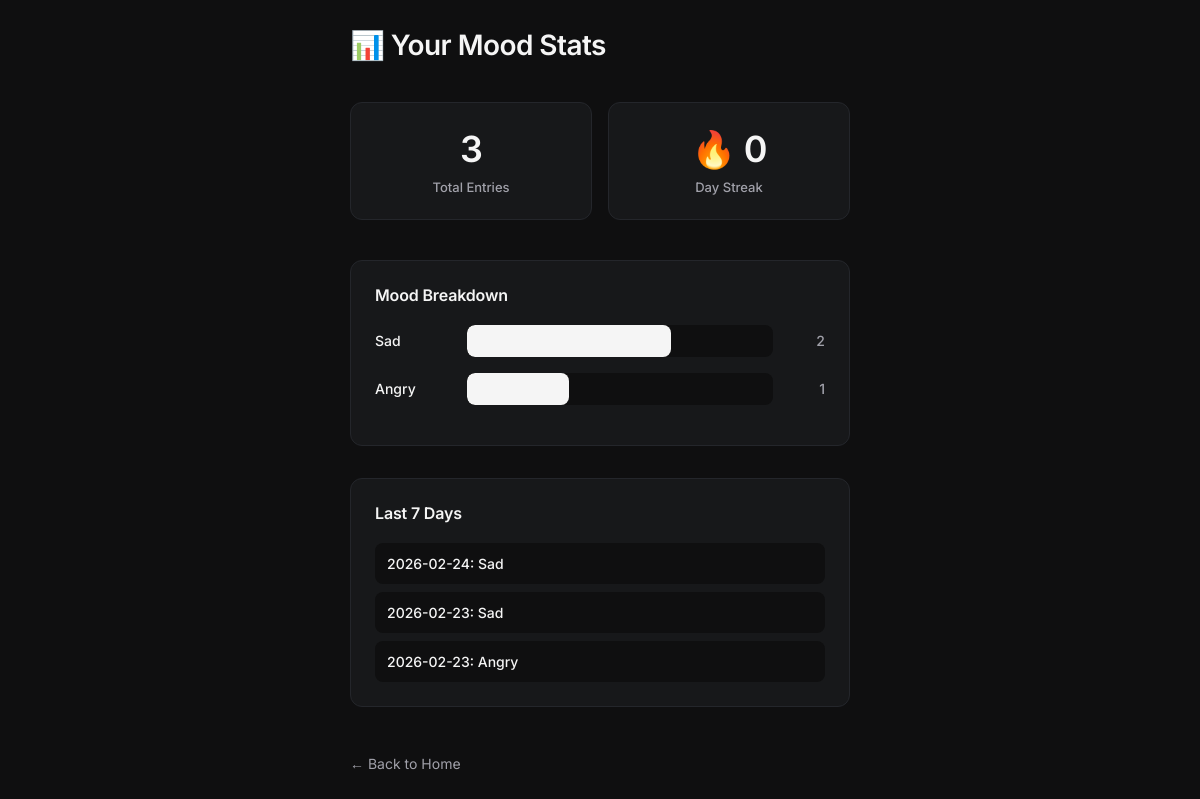
/stats, run on an earlier commit of the app's database.
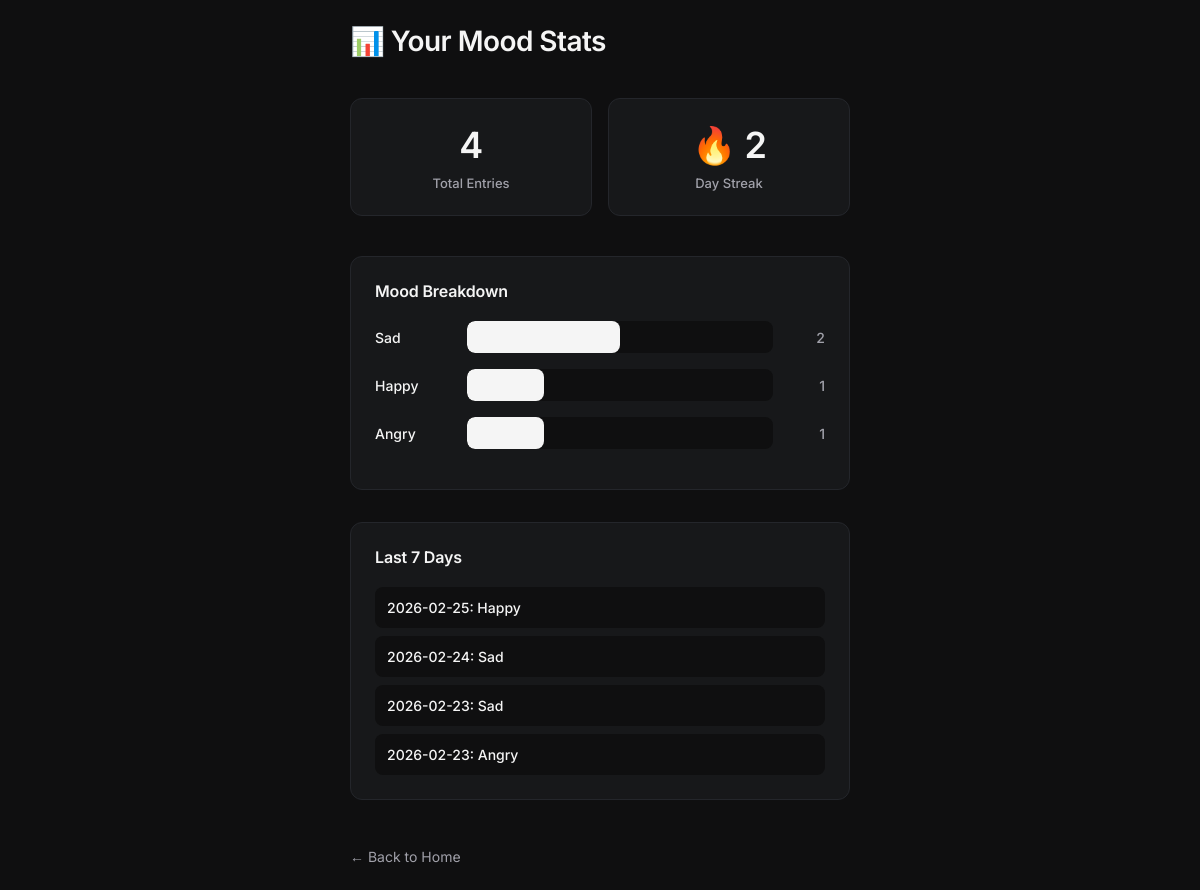
And on a later commit of the database.
### tables this page shows
CREATE TABLE moods (
        id INTEGER PRIMARY KEY AUTOINCREMENT,
        mood TEXT,
        date TEXT
        );

### app.py (the view)
@app.route("/stats")
def stats():
    init_db()
    with get_db() as db:
        total_moods = db.execute("SELECT COUNT(*) FROM moods").fetchone()[0]
        mood_counts = db.execute(
            "SELECT mood, COUNT(*) as count from moods GROUP BY mood ORDER BY count DESC"
        ).fetchall()
        all_dates = db.execute("SELECT DISTINCT date FROM moods ORDER BY date DESC").fetchall()
        streak = 0
        if all_dates:
            current_date = datetime.now().date()
            for date_row in all_dates:
                date_obj = datetime.strptime(date_row[0], "%Y-%m-%d").date()
                if date_obj == current_date or (streak > 0 and date_obj == current_date - timedelta(days=streak)):
                    streak += 1
                    current_date = date_obj
                else:
                    break
        recent_moods = db.execute(
            "SELECT date, mood FROM moods WHERE date >= date('now', '-7 days') ORDER BY date DESC"
        ).fetchall()
        return render_template("stats.html",
                total_moods=total_moods,
                mood_counts=mood_counts,
                streak=streak,
                recent_moods=recent_moods)

### app.py (called while the page is built)
def get_db():
    return sqlite3.connect(DB_PATH)

def init_db():
    with get_db() as db:
        db.execute("""
            CREATE TABLE IF NOT EXISTS moods (
            id INTEGER PRIMARY KEY AUTOINCREMENT,
            mood TEXT,
            date TEXT
            )
        """)

### templates/stats.html (shortened to what this page needs)
<!DOCTYPE html>
<html lang="en">
<head>
    <link rel="stylesheet" href="/static/styles.css">
</head>
<body>
    <div class="home-container">
        <h1>📊 Your Mood Stats</h1>
        <div class="stats-container">
            <div class="stat-card">
                <h2>{{ total_moods }}</h2>
                <p>Total Entries</p>
            </div>
            <div class="stat-card">
                <h2>🔥 {{ streak }}</h2>
                <p>Day Streak</p>
            </div>
        </div>
        <div class="mood-breakdown">
            <h2>Mood Breakdown</h2>
            {% for mood, count in mood_counts %}
            <div class="mood-bar">
                <span class="mood-label">{{ mood }}</span>
                <div class="bar">
                    <div class="bar-fill" style="width: {{ (count / total_moods * 100) if total_moods > 0 else 0 }}%;"></div>
                </div>
                <span class="mood-count">{{ count }}</span>
            </div>
            {% endfor %}
        </div>
    <div class="recent-trend">
        <h2>Last 7 Days</h2>
        <ul>
            {% for date, mood in recent_moods %}
            <li>{{ date }}: {{ mood }}</li>
            {% endfor %}
        </ul>
    </div>
    <a href="/" class="back-link">← Back to Home</a>
    </div>
</body>
</html>

### static/styles.css (style rules this page uses)
* { margin: 0; padding: 0; box-sizing: border-box; }
body { font-family: 'Inter', sans-serif; background: #0F0F10; color: #F5F5F5; min-height: 100vh; display: flex; align-items: center; justify-content: center; padding: 24px; }
.home-container { max-width: 500px; width: 100%; }
h1 { font-size: 28px; font-weight: 600; letter-spacing: -0.02em; margin-bottom: 40px; text-align: left; }
h2 { font-size: 13px; color: #A1A1AA; margin-bottom: 16px; font-weight: 500; text-transform: uppercase; letter-spacing: 0.05em; }
.back-link { color: #A1A1AA; text-decoration: none; font-size: 14px; transition: all 0.2s ease; display: inline-block; margin-top: 24px; }
.stats-container { display: grid; grid-template-columns: repeat(2, 1fr); gap: 16px; margin-bottom: 40px; max-width: 500px; width: 100%; }
.stat-card { background: #17181A; border: 1px solid #24262B; border-radius: 12px; padding: 24px; text-align: center; transition: all 0.2s ease; }
.stat-card h2 { font-size: 36px; font-weight: 600; margin-bottom: 8px; color: #F5F5F5; text-transform: none; letter-spacing: -0.02em; }
.stat-card p { font-size: 13px; color: #A1A1AA; font-weight: 500; }
.mood-breakdown { background: #17181A; border: 1px solid #24262B; border-radius: 12px; padding: 24px; margin-bottom: 32px; max-width: 500px; width: 100%; }
.mood-breakdown h2 { font-size: 16px; font-weight: 600; margin-bottom: 20px; color: #F5F5F5; text-transform: none; letter-spacing: -0.01em; }
.mood-bar { display: flex; align-items: center; gap: 12px; margin-bottom: 16px; }
.mood-label { font-size: 14px; color: #F5F5F5; min-width: 80px; font-weight: 500; }
.bar { flex: 1; height: 32px; background: #0F0F10; border-radius: 8px; overflow: hidden; }
.bar-fill { height: 100%; background: #F5F5F5; transition: width 0.5s ease; border-radius: 8px; }
.mood-count { font-size: 14px; color: #A1A1AA; min-width: 40px; text-align: right; font-weight: 500; }
.recent-trend { background: #17181A; border: 1px solid #24262B; border-radius: 12px; padding: 24px; margin-bottom: 24px; max-width: 500px; width: 100%; }
.recent-trend h2 { font-size: 16px; font-weight: 600; margin-bottom: 20px; color: #F5F5F5; text-transform: none; letter-spacing: -0.01em; }
.recent-trend ul { list-style: none; }
.recent-trend li { font-size: 14px; color: #F5F5F5; padding: 12px; background: #0F0F10; border-radius: 8px; margin-bottom: 8px; font-weight: 500; }
.recent-trend li:last-child { margin-bottom: 0; }

What changed in the data, as far as the page shows it:
added moods: date "2026-02-25", mood "Happy"
Also different on the page:
{{ total_moods }}: "3" → "4"
{{ streak }}: "0" → "2"
{{ (count / total_moods * 100) if total_moods > 0 else 0 }}: 66.66666666666666 → 50.0 (drawn)
{{ (count / total_moods * 100) if total_moods > 0 else 0 }}: 33.33333333333333 → 25.0 (drawn)
new list line: "Happy 1"
